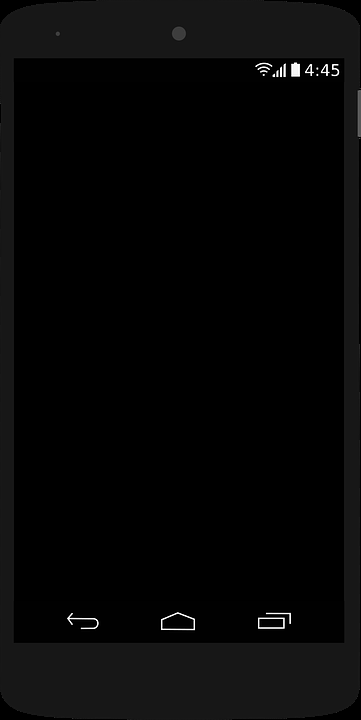
#> input picture gui/android.png, 361 x 720 px
$ python gui.py
#> lines starting #> are read from the running program, lines starting #| are printed output that depends on the picture
import cv2
import numpy as np

android_template = cv2.imread("android.png")
#> android_template is the input picture: shape (720, 361, 3); min 0, max 255, mean 6.5

def print_on_android(i):
    global android_template
    m_a = cv2.inRange(i,(1,1,1), (255,255,255))
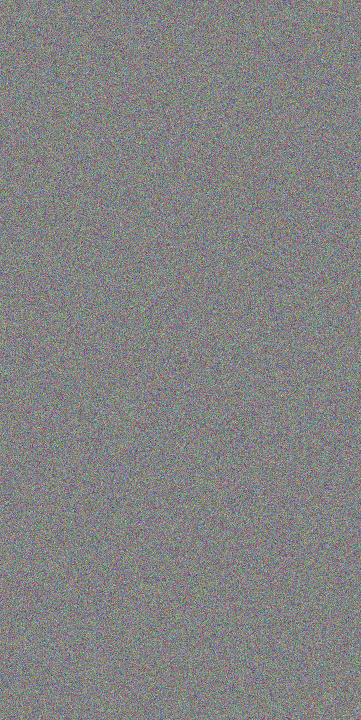
#> i: shape (720, 361, 3) float64; mean of channels 0, 1, 2 0.00214, 0.00388, 0.000455; drawn with min black and max white
    m_a = cv2.cvtColor(m_a, cv2.COLOR_GRAY2BGR)
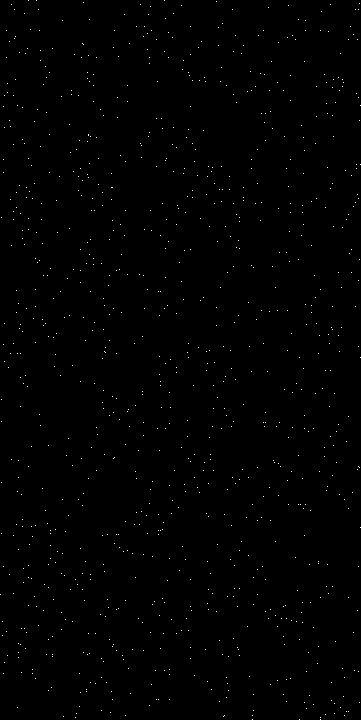
#> m_a: shape (720, 361, 3); 0.39% white in thin lines or dots
    m_i = cv2.bitwise_not(m_a)
#> m_i: shape (720, 361, 3); 99.6% white; black in thin lines or dots
    print (m_i.shape, i.shape)
#| (720, 361, 3) (720, 361, 3)
#> (the run stopped early here; a loop or call above may not have finished)
